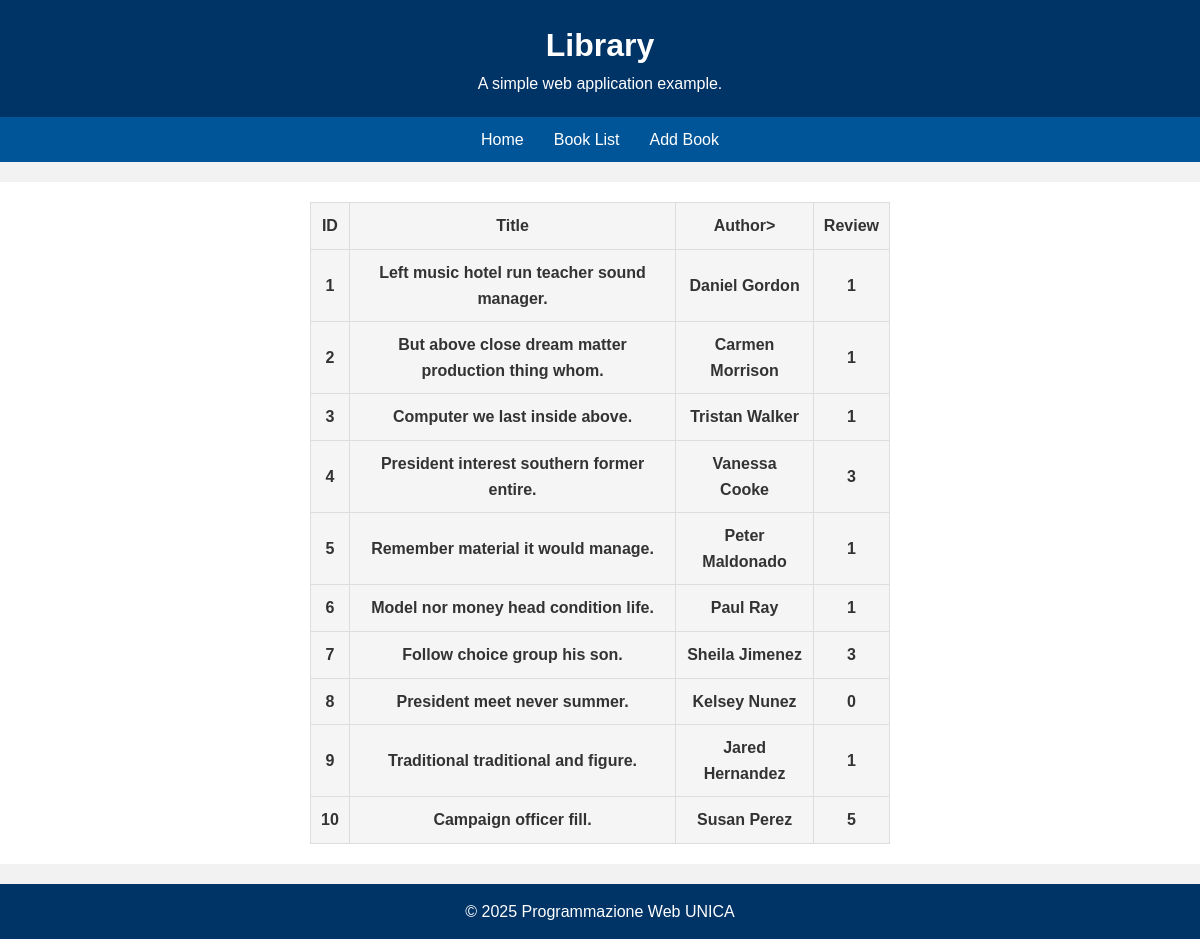
The page /book_list on the database its author committed.
### models/book.py (models this page shows)
class BookBase(SQLModel):
    title: str
    author: str
    review: Annotated[int, Field(ge=0, le=5)]

class Book(BookBase, table=True):
    id: int = Field(default=None, primary_key=True)

### routers/frontend.py (the view)
@router.get("/book_list", response_class=HTMLResponse)
def show_book_list(request: Request, session: SessionDep):
    statement = select(Book)
    books = session.exec(statement).all()
    context = {"books" : books}
    title = 2
    return templates.TemplateResponse(
        request=request,
        name="list.html",
        context=context
    )

### data/db.py (called while the page is built)
def get_session():
    with Session(engine) as session:
        yield session

### templates/list.html
{% extends "base.html" %}
{% block content %}
    <table>
        <tr>
            <th>ID</th>
            <th>Title</th>
            <th>Author></th>
            <th>Review</th>
        </tr>
        {% for book in books %}
            <tr>
                <th>{{ book.id }}</th>
                <th>{{ book.title }}</th>
                <th>{{ book.author }}</th>
                <th>{{ book.review }}</th>
            </tr>
        {% endfor %}
    </table>
{% endblock %}

### templates/base.html (shortened to what this page needs)
<!DOCTYPE html>
<html>
    <link rel="stylesheet" href=" {{ url_for('static', path='styles.css') }}">
    <head>
    </head>
    <body>
        <header>
            <h1>Library</h1>
            <p>A simple web application example.</p>
        </header>
        <nav>
            <a href="/">Home</a>
            <a href="{{ url_for('show_book_list') }}">Book List</a>
            <a href="{{ url_for('add_book_form') }}">Add Book</a>
        </nav>
        <div class = "container">
            {% block content %}{% endblock %}
        </div>
        <footer>
            <p>&copy; 2025 Programmazione Web UNICA</p>
        </footer>
    </body>
</html>

### static/styles.css (style rules this page uses)
* { margin: 0; padding: 0; box-sizing: border-box; }
body { font-family: Arial, sans-serif; background-color: #f2f2f2; color: #333; line-height: 1.6; }
nav { background: #005599; display: flex; justify-content: center; padding: 10px; }
nav a { color: #fff; text-decoration: none; margin: 0 15px; font-size: 16px; transition: color 0.3s; }
.container { max-width: 1200px; margin: 20px auto; padding: 20px; background-color: #fff; }
header { background: #003366; color: #fff; padding: 20px; text-align: center; }
footer { background: #003366; color: #fff; text-align: center; padding: 15px; margin-top: 20px; }
table { width: 50%; margin: 0 auto; border-collapse: collapse; }
th, td { padding: 10px; border: 1px solid #ddd; }
th { background-color: #f5f5f5; }

### rows shown on the page
Book: id "1", title "Left music hotel run teacher sound manager.", author "Daniel Gordon", review "1"
Book: id "2", title "But above close dream matter production thing whom.", author "Carmen Morrison", review "1"
Book: id "3", title "Computer we last inside above.", author "Tristan Walker", review "1"
Book: id "4", title "President interest southern former entire.", author "Vanessa Cooke", review "3"
Book: id "5", title "Remember material it would manage.", author "Peter Maldonado", review "1"
Book: id "6", title "Model nor money head condition life.", author "Paul Ray", review "1"
Book: id "7", title "Follow choice group his son.", author "Sheila Jimenez", review "3"
Book: id "8", title "President meet never summer.", author "Kelsey Nunez", review "0"
Book: id "9", title "Traditional traditional and figure.", author "Jared Hernandez", review "1"
Book: id "10", title "Campaign officer fill.", author "Susan Perez", review "5"
